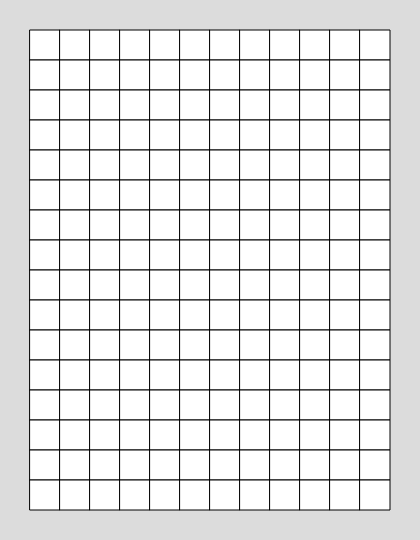
Frame 1 (no input)
Frame 60 (no input): identical to frame 1, image omitted
Frame 120 (the mouse pressed at the canvas centre since frame 60): identical to frame 1, image omitted

The p5.js sketch that drew this single still picture (run headless with seeded random() and noise() and a simulated clock; from frame 60 on, the mouse is pressed at the canvas centre):

// p5.js sketch
// ── sketch.js
var img = [
  [0,0,0,1,1,5,5,1,0,0,0,0],
  [0,0,1,5,5,5,1,1,5,5,1,0],
  [0,0,3,7,3,2,2,9,6,0,0,0],
  [0,7,6,3,7,2,2,9,6,6,2,0],
  [0,7,6,3,7,6,6,6,9,6,2,6],
  [0,0,7,6,2,2,2,9,9,9,9,0],
  [0,0,0,6,6,2,2,2,6,0,0,0],
  [0,0,1,1,8,5,1,4,5,1,0,0],
  [0,1,5,1,4,5,1,8,1,1,5,0],
  [1,1,5,1,8,8,4,4,5,1,1,1],
  [6,2,5,8,2,4,8,6,8,5,2,2],
  [2,6,2,4,4,8,8,4,8,2,6,6],
  [2,6,4,8,8,4,4,8,8,4,2,2],
  [0,0,8,8,4,0,0,4,4,8,0,0],
  [0,3,7,7,0,0,0,0,7,7,3,0],
  [7,3,3,3,0,0,0,0,7,3,3,3]
]

var step = 30;

function setup() {
  createCanvas(14*step, 18*step);
}

function draw() {
  background(220);
  // Drawing the squares
  for (var y = 0; y < img.length; y++) {
    for (var x = 0; x < img[y].length; x++) {
      fill(col[img[y][x]])
      rect(step*(1+x), step*(1+y),step, step);
    }
  }
}


// ── color.js
/* Solve the following pb and color accordingly
The array is arranged 0 through 9 so replace the appropriate one. */

var col = [
  '#FFF', // 0 Don't touch this one
  '#FFF', // 1
  '#FFF', // 2
  '#FFF', // 3
  '#FFF', // 4
  '#FFF', // 5
  '#FFF', // 6
  '#FFF', // 7
  '#FFF', // 8
  '#FFF', // 9
]


/* Spot |      Problem          |  Answer 1                     |   Answer 2   
     1  |  (3, 2)  and  (4, 9)  | y = 7x - 19         '#F00'    | y = 7x + 21     '#DA9'
     2  |  (-1, 0)  and (3, 2)  | y = (1/2)x + (1/2)  '#DA9'    | y = 2x - 1      '#00F'
     3  |  (-2, 8) and (0, -6)  | y = -7x - 6         '#8B4513' | y = 7x + 6      '#000'
     4  |  (-1, 3) and (-2, 7)  | y = -4x - 1         '#00F'    | y = 4x + 8      '#8B4513'
     5  | (-5, 3) and (-2, -3)  | y = (1/2)x - 5      '#8B4513' | y = -2x - 7     '#F00'
     6  | (-3, 2) and (-2, -1)  | y = (1/3)x - 3      '#000'    | y = -3x - 7     '#DA9'
     7  |(-3, -11) and (-8, -1) | y = 2x + 15         '#DA9'    | y = -2x - 17    '#8B4513'   
     8  |  (3, -9) and (0, 0)   | y = -3x             '#00F'    | y = -3x + 18    '#F00'   
     9  |  (8, -1) and (0, 3)   | y = -2x + 15        '#00F'    | y = -(1/2)x + 3 '#000'
*/
